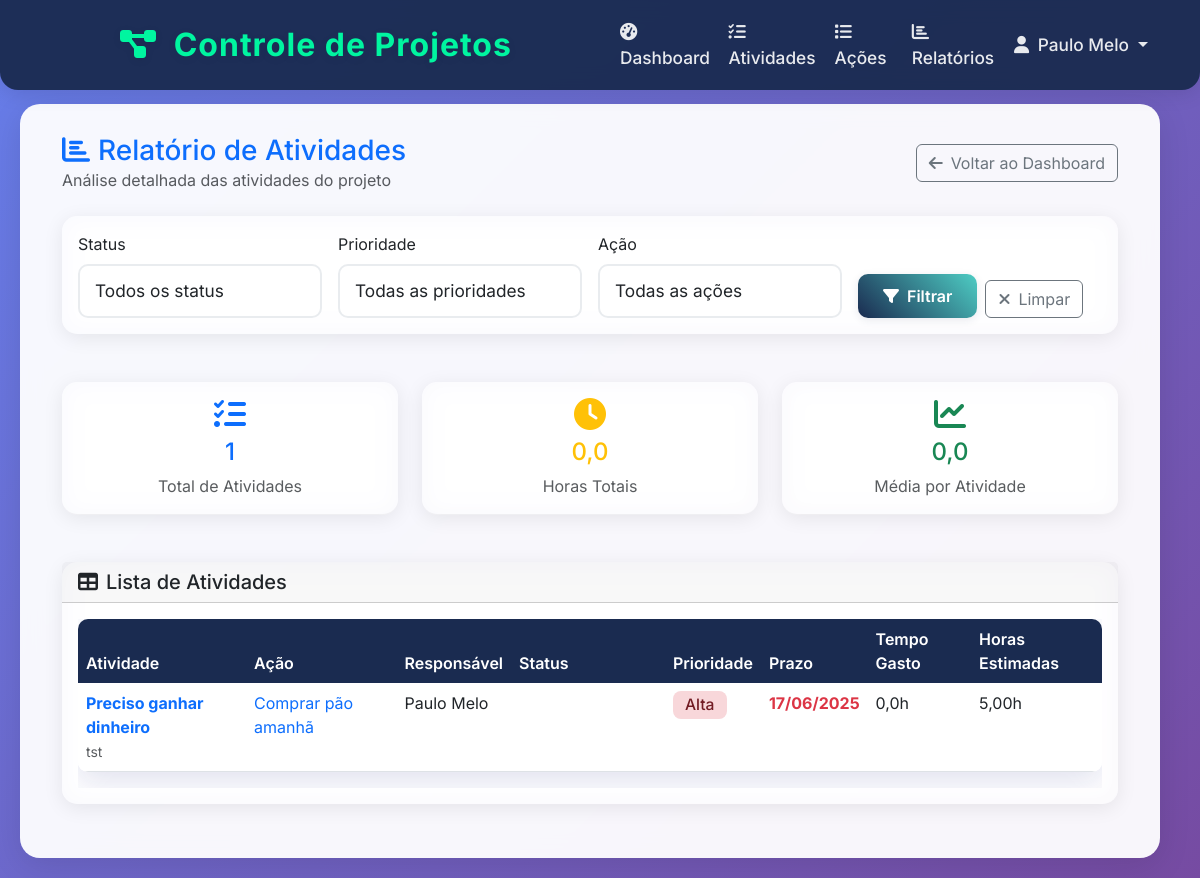
Page /activities-report/ (signed in) on the earlier database version.
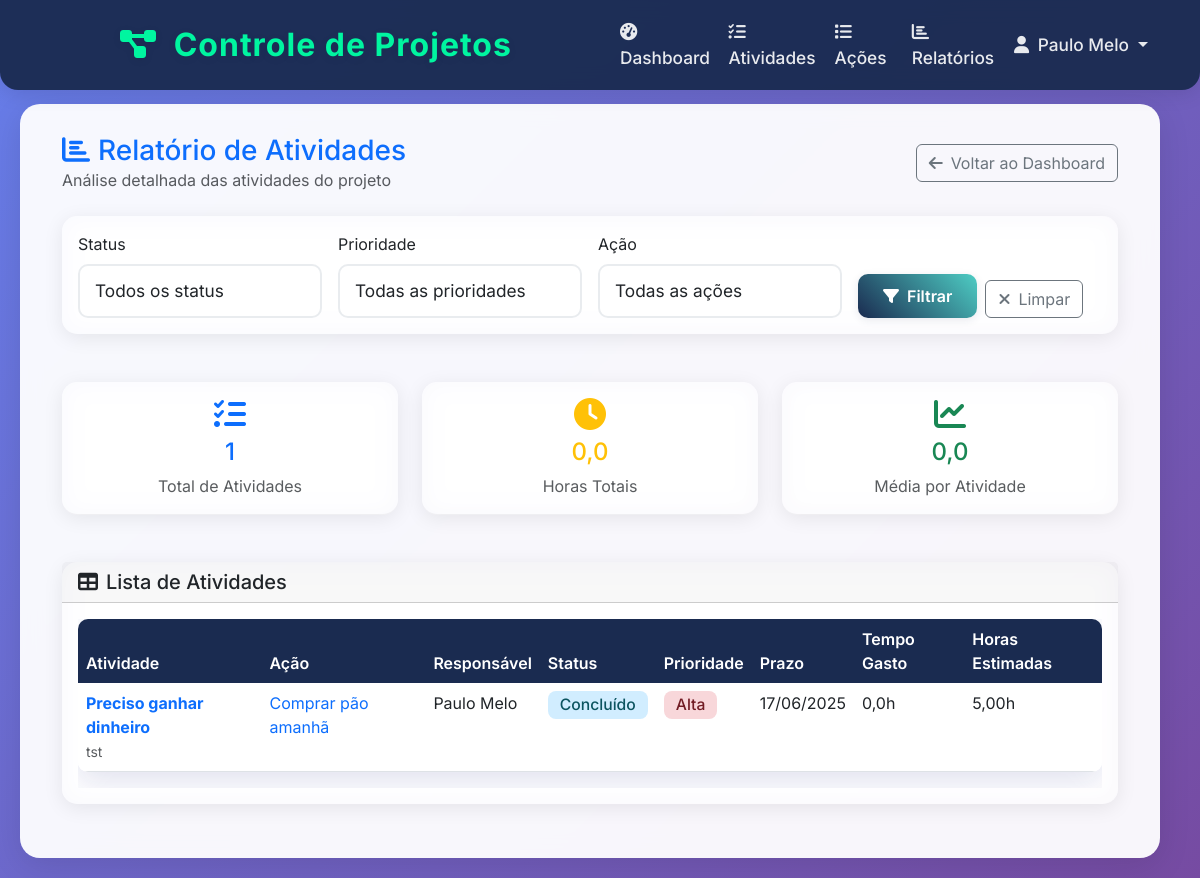
Same page on the later database version.
### activities/models.py (models this page shows, shortened)
class Activity(models.Model):
    STATUS_CHOICES = [
        ('not_started', 'Não Iniciado'),
        ('in_progress', 'Em Andamento'),
        ('completed', 'Concluído'),
        ('paused', 'Pausado'),
    ]
    PRIORITY_CHOICES = [
        ('low', 'Baixa'),
        ('medium', 'Média'),
        ('high', 'Alta'),
        ('urgent', 'Urgente'),
    ]
    name = models.CharField(max_length=200, verbose_name="Nome da Atividade")
    description = models.TextField(blank=True, null=True, verbose_name="Descrição")
    action = models.ForeignKey(
        Action,
        on_delete=models.CASCADE,
        related_name='activities',
        verbose_name="Ação"
    )
    assigned_to = models.ForeignKey(
        Worker,
        on_delete=models.PROTECT,
        related_name='assigned_activities',
        verbose_name="Atribuído para"
    )
    status = models.CharField(
        max_length=20,
        choices=STATUS_CHOICES,
        default='not_started',
        verbose_name="Status"
    )
    priority = models.CharField(
        max_length=20,
        choices=PRIORITY_CHOICES,
        default='medium',
        verbose_name="Prioridade"
    )
    deadline = models.DateField(verbose_name="Prazo")
    estimated_hours = models.DecimalField(
        max_digits=6,
        decimal_places=2,
        blank=True,
        null=True,
        verbose_name="Horas Estimadas"
    )
    created_at = models.DateTimeField(auto_now_add=True, verbose_name="Data de Criação")
    updated_at = models.DateTimeField(auto_now=True, verbose_name="Última Atualização")
    class Meta:
        verbose_name = "Atividade"
        verbose_name_plural = "Atividades"
        ordering = ['-created_at']
    @property
    def is_overdue(self):
        return self.deadline < timezone.now().date() and self.status != 'completed'
    @property
    def total_time_spent(self):
        time_entries = self.time_entries.all()
        total_minutes = sum(
            (entry.end_time - entry.start_time).total_seconds() / 60
            for entry in time_entries
            if entry.end_time
        )
        return round(total_minutes / 60, 2)  # Retorna em horas

class Action(models.Model):
    name = models.CharField(max_length=200, verbose_name="Nome da Ação")
    description = models.TextField(blank=True, null=True, verbose_name="Descrição")
    owner = models.ForeignKey(
        Worker,
        on_delete=models.PROTECT,
        related_name='owned_actions',
        verbose_name="Responsável"
    )
    start_date = models.DateField(verbose_name="Data de Início")
    end_date = models.DateField(verbose_name="Data de Término")
    budget = models.DecimalField(
        max_digits=12,
        decimal_places=2,
        blank=True,
        null=True,
        verbose_name="Orçamento"
    )
    status = models.CharField(
        max_length=20,
        choices=[
            ('planning', 'Planejamento'),
            ('in_progress', 'Em Andamento'),
            ('completed', 'Concluído'),
            ('cancelled', 'Cancelado'),
        ],
        default='planning',
        verbose_name="Status"
    )
    created_at = models.DateTimeField(auto_now_add=True, verbose_name="Data de Criação")
    updated_at = models.DateTimeField(auto_now=True, verbose_name="Última Atualização")
    class Meta:
        verbose_name = "Ação"
        verbose_name_plural = "Ações"
        ordering = ['-created_at']

class Worker(models.Model):
    LEVEL_CHOICES = [
        ('admin', 'Administrador'),
        ('manager', 'Gerente'),
        ('collaborator', 'Colaborador'),
    ]
    user = models.OneToOneField(User, on_delete=models.CASCADE, verbose_name="Usuário")
    level = models.CharField(
        max_length=20,
        choices=LEVEL_CHOICES,
        default='collaborator',
        verbose_name="Nível"
    )
    department = models.CharField(max_length=100, verbose_name="Departamento")
    phone = models.CharField(max_length=20, blank=True, null=True, verbose_name="Telefone")
    created_at = models.DateTimeField(auto_now_add=True, verbose_name="Data de Criação")
    updated_at = models.DateTimeField(auto_now=True, verbose_name="Última Atualização")
    class Meta:
        verbose_name = "Trabalhador"
        verbose_name_plural = "Trabalhadores"
        ordering = ['user__first_name', 'user__last_name']
    @property
    def full_name(self):
        return self.user.get_full_name()

### dashboard/views.py (the view)
# urls.py: path('activities-report/', views.activities_report, name='activities_report'),
@login_required
def activities_report(request):
    status_filter = request.GET.get('status', '')
    priority_filter = request.GET.get('priority', '')
    action_filter = request.GET.get('action', '')
    activities = Activity.objects.select_related('action', 'assigned_to__user')
    if status_filter:
        activities = activities.filter(status=status_filter)
    if priority_filter:
        activities = activities.filter(priority=priority_filter)
    if action_filter:
        activities = activities.filter(action_id=action_filter)
    total_time_spent = sum(activity.total_time_spent for activity in activities)
    avg_time_per_activity = total_time_spent / activities.count() if activities.count() > 0 else 0
    context = {
        'activities': activities,
        'total_time_spent': total_time_spent,
        'avg_time_per_activity': avg_time_per_activity,
        'status_choices': Activity.STATUS_CHOICES,
        'priority_choices': Activity.PRIORITY_CHOICES,
        'actions': Action.objects.all(),
        'current_filters': {
            'status': status_filter,
            'priority': priority_filter,
            'action': action_filter,
        }
    }
    return render(request, 'dashboard/activities_report.html', context)

### templates/dashboard/activities_report.html (shortened to what the changed rows need)
{% extends 'base.html' %}
{% block content %}
<div class="container-fluid">
    <div class="row mb-4">
        <div class="col-12">
            <div class="d-flex justify-content-between align-items-center">
                <div>
                    <h1 class="h3 mb-0 text-primary">
                        <i class="fas fa-chart-bar me-2"></i>Relatório de Atividades
                    </h1>
                </div>
            </div>
        </div>
    </div>
    <div class="row">
        <div class="col-12">
            <div class="card">
                <div class="card-body">
                    {% if activities %}
                        <div class="table-responsive">
                            <table class="table table-hover">
                                <thead>
                                    <tr>
                                        <th>Atividade</th>
                                        <th>Ação</th>
                                        <th>Responsável</th>
                                        <th>Status</th>
                                        <th>Prioridade</th>
                                        <th>Prazo</th>
                                        <th>Tempo Gasto</th>
                                        <th>Horas Estimadas</th>
                                    </tr>
                                </thead>
                                <tbody>
                                    {% for activity in activities %}
                                    <tr>
                                        <td>
                                            <div>
                                                <a href="{% url 'activities:activity_detail' activity.pk %}" class="text-decoration-none fw-bold">
                                                    {{ activity.name }}
                                                </a>
                                                {% if activity.description %}
                                                    <br><small class="text-muted">{{ activity.description|truncatechars:50 }}</small>
                                                {% endif %}
                                            </div>
                                        </td>
                                        <td>
                                            <a href="{% url 'activities:action_detail' activity.action.pk %}" class="text-decoration-none">
                                                {{ activity.action.name }}
                                            </a>
                                        </td>
                                        <td>{{ activity.assigned_to.full_name }}</td>
                                        <td>
                                            <span class="badge status-{{ activity.status }}">
                                                {{ activity.get_status_display }}
                                            </span>
                                        </td>
                                        <td>
                                            <span class="badge priority-{{ activity.priority }}">
                                                {{ activity.get_priority_display }}
                                            </span>
                                        </td>
                                        <td>
                                            <span class="{% if activity.is_overdue %}text-danger fw-bold{% endif %}">
                                                {{ activity.deadline|date:"d/m/Y" }}
                                            </span>
                                        </td>
                                        <td>{{ activity.total_time_spent }}h</td>
                                        <td>{{ activity.estimated_hours|default:"--" }}h</td>
                                    </tr>
                                    {% endfor %}
                                </tbody>
                            </table>
                        </div>
                    {% else %}
                        <div class="text-center py-5">
                            <i class="fas fa-chart-bar fa-3x text-muted mb-3"></i>
                            <h4 class="text-muted">Nenhuma atividade encontrada</h4>
                            <p class="text-muted">Não há atividades que correspondam aos filtros aplicados.</p>
                        </div>
                    {% endif %}
                </div>
            </div>
        </div>
    </div>
</div>
{% endblock %}

Differences in the rows shown:
changed Activity "Preciso ganhar dinheiro": status (not shown) → "Concluído"
